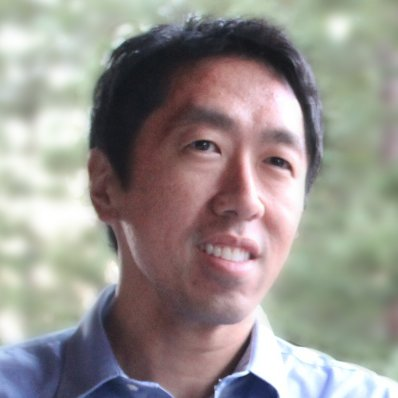
#> input picture test.jpg, 398 x 398 px
$ python -i main.py   (imports and definitions only)   (older library calls are emulated)
#> lines starting #> are read from the running program, lines starting #| are printed output that depends on the picture; after the words box and inside, x2 and y2 are one past the last pixel; in counts of white or black regions, pixels touching at a corner belong together
#> further down, picture is the input picture: shape (398, 398, 3); mean B, G, R 141.5, 146.1, 151.3
import cv2
import os
from PIL import Image
import argparse
import numpy as np
from gan import paste_image
# from gan import blend
# from gan import faceBlend
parser = argparse.ArgumentParser()
# [2 lines not run here, left out]
# print(args.epoches)
TARGER_DIR = './detected'
basewidth = 600
# [1 line not run here, left out]
# [1 line that did not run here, left out]
# [1 line that did not run here, left out]
# [1 line that did not run here, left out]
# [2 lines not run here, left out]
# [1 line that did not run here, left out]
h1 = 100
w1 = 100
face_cascade = cv2.CascadeClassifier('haarcascade_frontalface_default.xml')
eye_cascade = cv2.CascadeClassifier('haarcascade_eye.xml')


# [52 lines left out: functions rotate, resize, image_b, image_grey, detect_face, not called in this run]


def detect_box(image, cropIt=True):
#> called with cropIt = True
    image_yuv = cv2.cvtColor(image, cv2.COLOR_BGR2YUV)
#> image_yuv: shape (398, 398, 3); mean of channels 0, 1, 2 147.2, 125.3, 131.6
    image_y = np.zeros(image_yuv.shape[0:2], np.uint8)
    image_y[:, :] = image_yuv[:, :, 0]
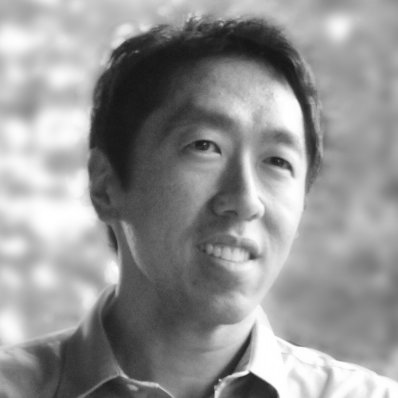
#> image_y: shape (398, 398); min 21, max 255, mean 147.2
    image_blurred = cv2.GaussianBlur(image_y, (3, 3), 0)
    edges = cv2.Canny(image_blurred, 100, 300, apertureSize=3)
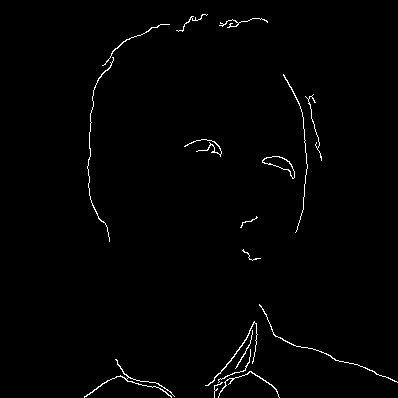
#> edges: shape (398, 398); 1.1% white in thin lines or dots, all inside (x1, y1, x2, y2) = (84, 14, 398, 398)
    _, contours, _ = cv2.findContours(
        edges, cv2.RETR_EXTERNAL, cv2.CHAIN_APPROX_SIMPLE)
#> contours = 17 contours, 9 with area under 20; largest, box (x1, y1, x2, y2) and area: (262, 156, 295, 179) 276, (84, 359, 175, 398) 54, (205, 321, 258, 386) 45, (259, 304, 398, 383) 38, (218, 371, 280, 398) 36, (87, 57, 114, 242) 26, (102, 24, 170, 66) 24, (184, 139, 222, 157) 22
#> (the run stopped early here; a loop or call above may not have finished)
